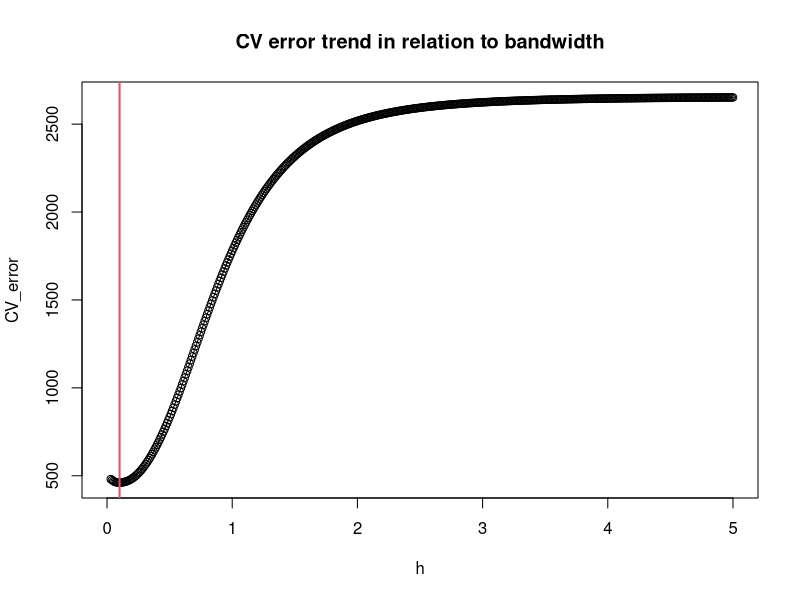
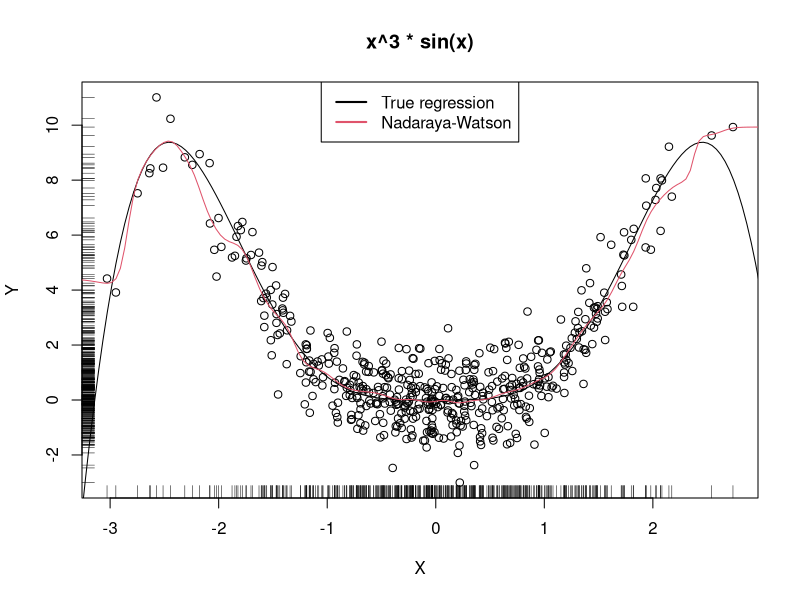
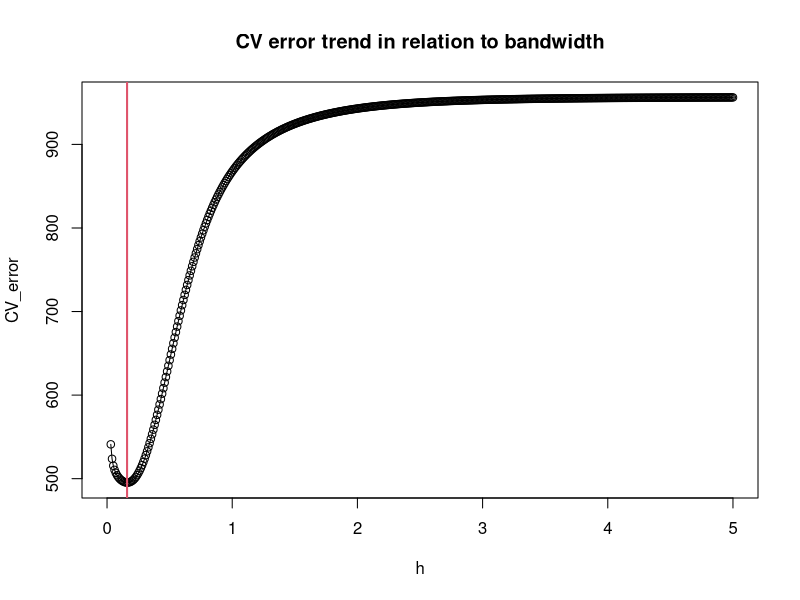
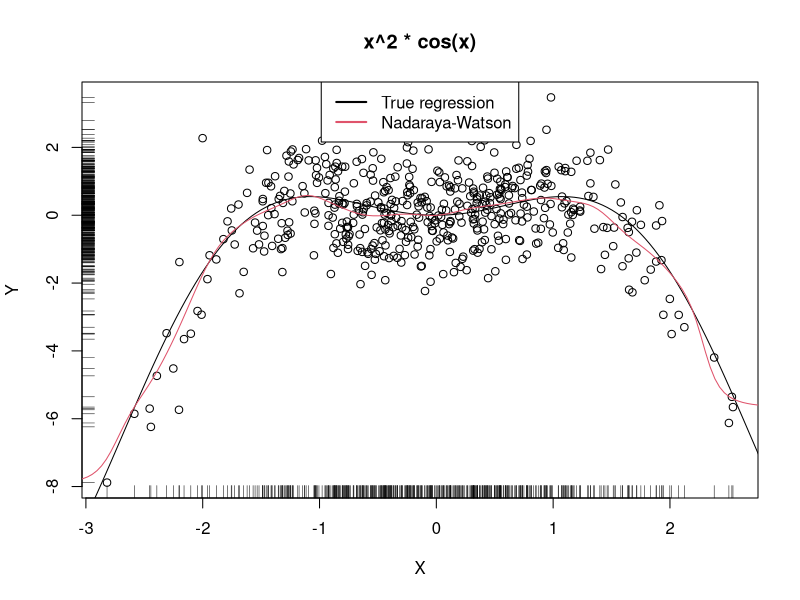
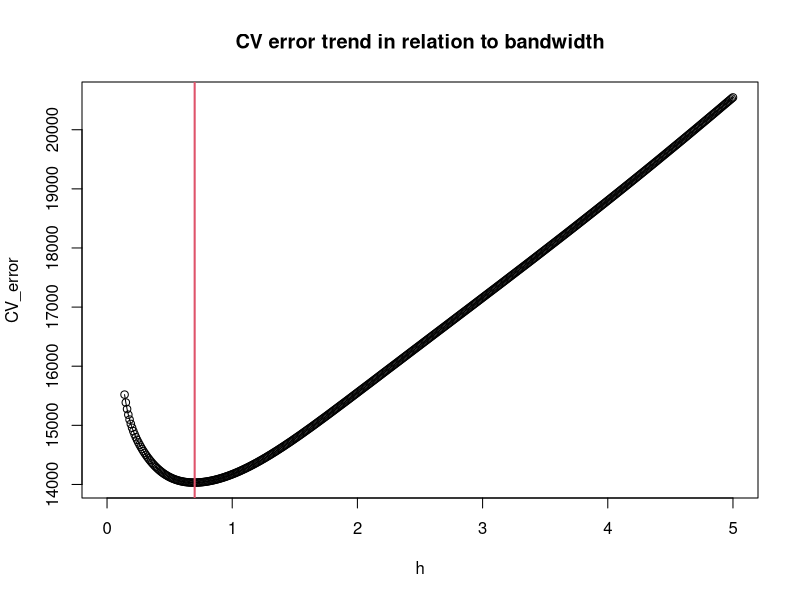
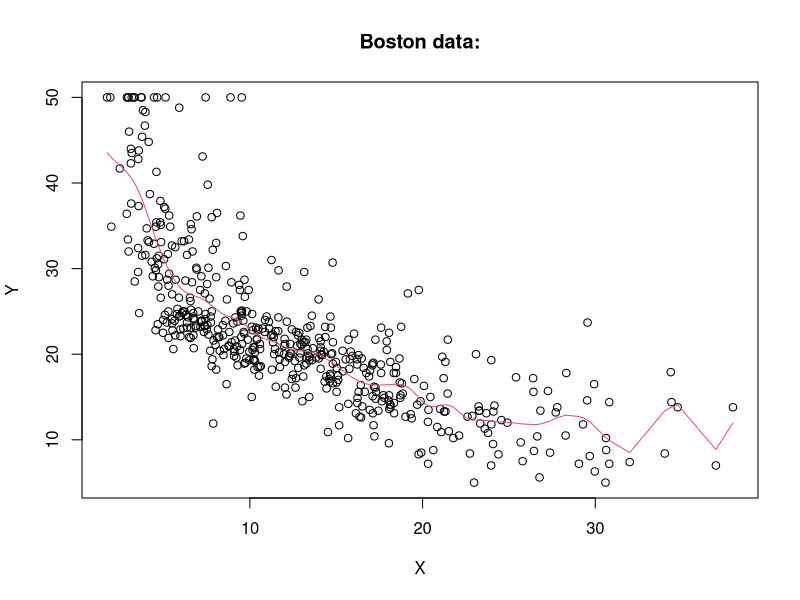
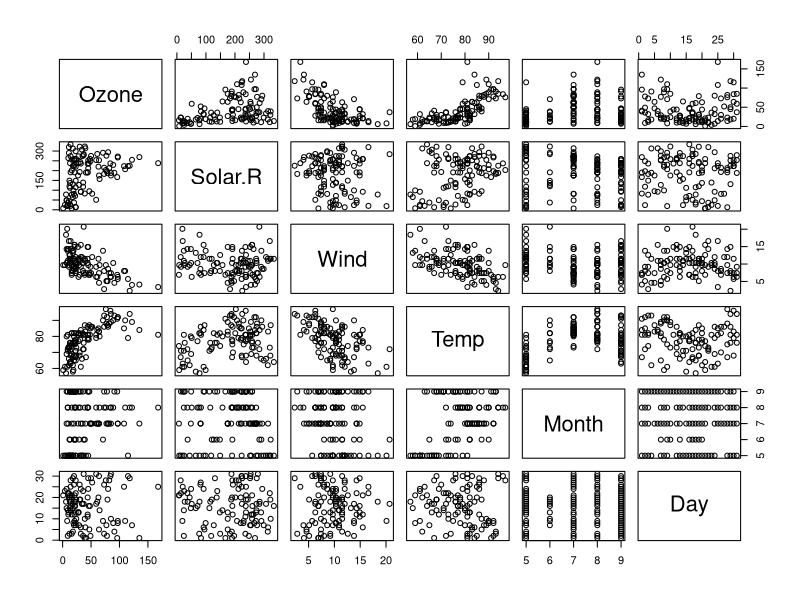
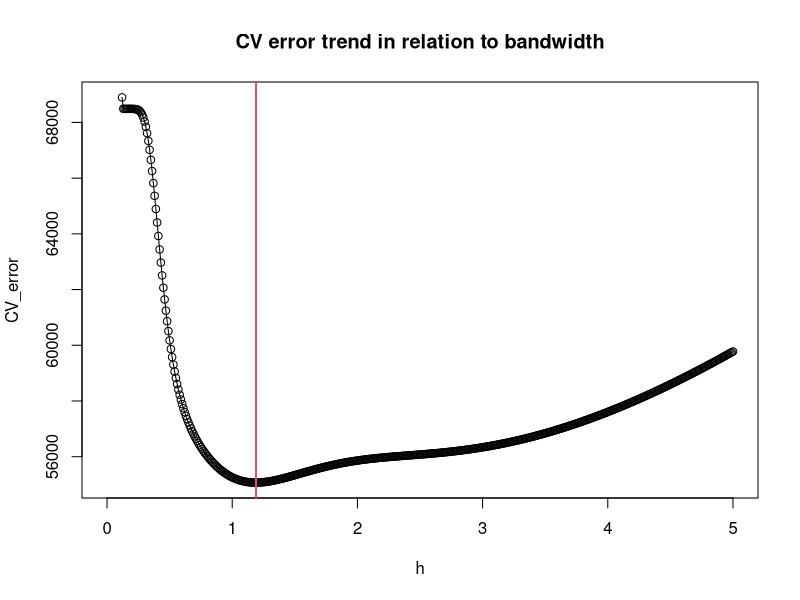

The R source for these figures, in order:
nadaray_watson <- function(x,X,Y,h,K = dnorm){
  Kx <- rbind(sapply(X, function(Xi) K((x - Xi) / h) / h))
  W <- Kx / rowSums(Kx)
  drop(W %*% Y)
}

cvNW <- function(X, Y, h, K = dnorm) {
  sum(((Y - nadaray_watson(x = X, X = X, Y = Y, h = h, K = K)) /
         (1 - K(0) / colSums(K(outer(X, X, "-") / h))))^2)
}

cross_val <- function(X, Y, K = dnorm, plot.cv = FALSE) {
  h <- seq(0,5,0.01)
  CV_error <- sapply(h, function(h) cvNW(X = X, Y = Y, h = h, K = K))
  h_min <- h[which.min(CV_error)]
  if (plot.cv) {
    plot(h, CV_error, type = "o")
    abline(v = h_min, col = 2, lwd = 2)
    title("CV error trend in relation to bandwidth")
  }
  return(h_min)
}

# Generate some data to test the implementation GENERATION 1
n <- 500
eps <- rnorm(n, sd = 1)
m <- function(x) x^3 * sin(x)
X <- rnorm(n, sd = 1)
Y <- m(X) + eps
x_grid <- seq(-10, 10, l = 500)

hCV <- cross_val(X = X, Y = Y, plot.cv = TRUE)
h_gen1 <- hCV
plot(X, Y)
title("x^3 * sin(x)")
rug(X, side = 1); rug(Y, side = 2)
lines(x_grid, m(x_grid), col = 1)
lines(x_grid, nadaray_watson(x = x_grid, X = X, Y = Y, h = hCV), col = 2)
legend("top", legend = c("True regression", "Nadaraya-Watson"),
       lwd = 2, col = 1:2)

# Generate some data to test the implementation GENERATION 2
eps <- rnorm(n, sd = 1)
m <- function(x) x^2 * cos(x)
X <- rnorm(n, sd = 1)
Y <- m(X) + eps
x_grid <- seq(-10, 10, l = 500)

hCV <- cross_val(X = X, Y = Y, plot.cv = TRUE)
h_gen2 <- hCV
plot(X, Y)
title("x^2 * cos(x)")
rug(X, side = 1); rug(Y, side = 2)
lines(x_grid, m(x_grid), col = 1)
lines(x_grid, nadaray_watson(x = x_grid, X = X, Y = Y, h = hCV), col = 2)
legend("top", legend = c("True regression", "Nadaraya-Watson"),
       lwd = 2, col = 1:2)

#Loading and setting boston data
data(Boston,package ="MASS")

X <- sort(Boston$lstat)
Y <- Boston$medv[order(Boston$lstat)] 
hCV <- cross_val(X = X, Y = Y, plot.cv = TRUE)
h_Boston = hCV
plot(X,Y)
title("Boston data:")
lines(X,nadaray_watson(x = X,X=X,Y=Y,h=hCV),col = 2)

#TODO Cercare un altro dataset

data(airquality)
airquality <- na.omit(airquality)
pairs(airquality)
X <- sort(airquality$Temp)
Y <- airquality$Ozone[order(airquality$Temp)]
hCV <- cross_val(X = X, Y = Y, plot.cv = TRUE)
h_airquality <- hCV
plot(X,Y)
title("NY Air quality data")
lines(X,nadaray_watson(x = X,X=X,Y=Y,h=hCV),col = 2)
